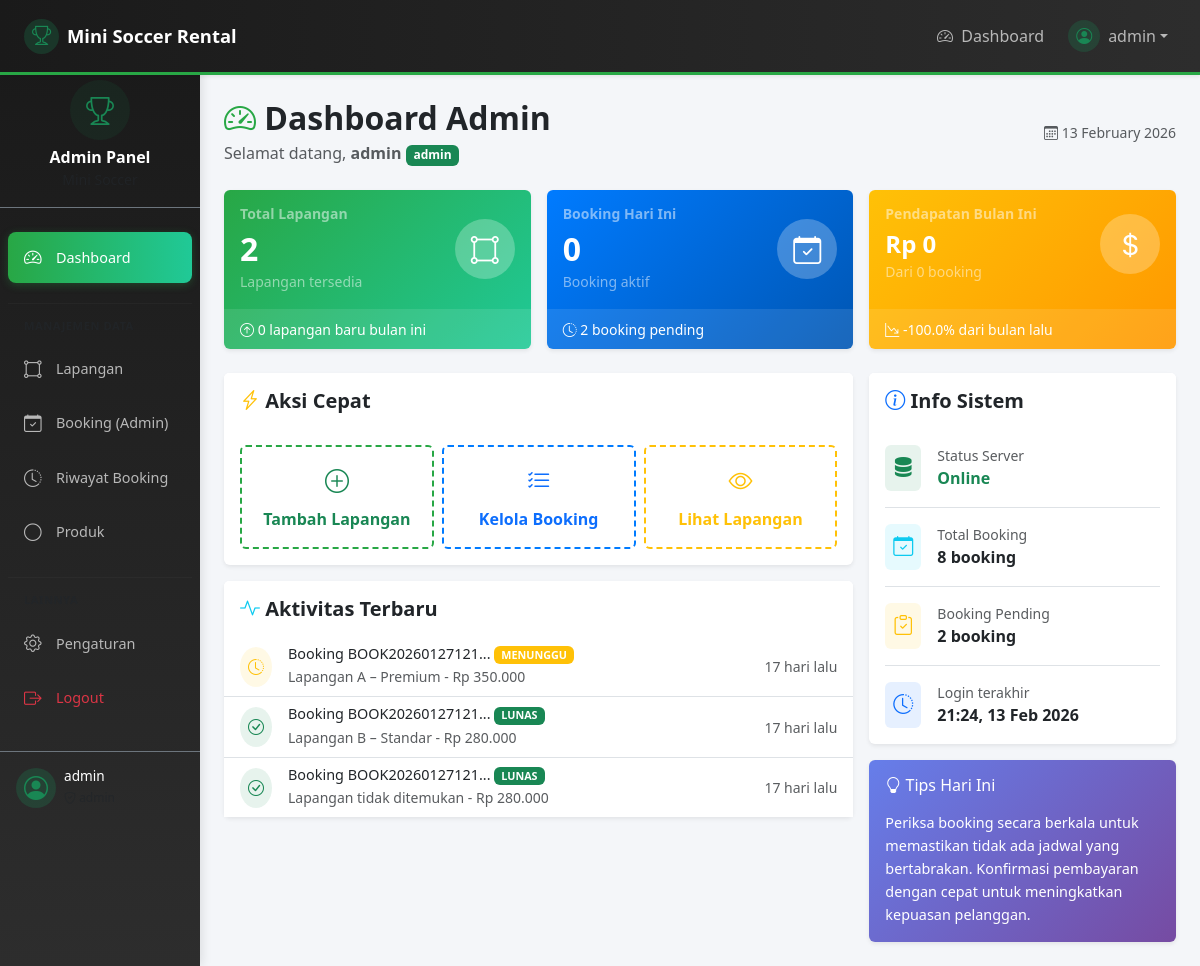
/admin/index.php (signed in), run on the app's committed database.
### tables this page shows
CREATE TABLE `booking` (
  `id` int(11) NOT NULL,
  `nomor_booking` varchar(50) NOT NULL,
  `user_id` int(11) DEFAULT NULL,
  `nama_pemesan` varchar(100) DEFAULT NULL,
  `no_hp` varchar(20) DEFAULT NULL,
  `tanggal_booking` date NOT NULL,
  `tanggal_main` date NOT NULL,
  `jam_mulai` time NOT NULL,
  `jam_selesai` time NOT NULL,
  `total_harga` decimal(10,2) DEFAULT 0.00,
  `status_pembayaran` enum('MENUNGGU','LUNAS') DEFAULT 'MENUNGGU',
  `catatan` text DEFAULT NULL,
  `created_at` timestamp NOT NULL DEFAULT current_timestamp()
);

CREATE TABLE `lapangan` (
  `id` int(11) NOT NULL,
  `kode_lapangan` int(11) NOT NULL,
  `nama_lapangan` varchar(255) DEFAULT NULL,
  `harga_per_jam` decimal(10,2) DEFAULT 0.00,
  `deskripsi` text DEFAULT NULL,
  `foto` varchar(255) DEFAULT 'default.jpg',
  `status_lapangan` enum('Tersedia','Maintenance','Non-Aktif') DEFAULT 'Tersedia'
);

### views/default/admin_content.php (the view, shortened to what this page needs)
<?php
$query_lapangan = "SELECT COUNT(*) as total FROM lapangan WHERE status_lapangan = 'Tersedia'";
$result_lapangan = mysqli_query($connection, $query_lapangan);
$total_lapangan = mysqli_fetch_assoc($result_lapangan)['total'];
$lapangan_baru = 0;
$query_booking_hari_ini = "SELECT COUNT(*) as total FROM booking
                           WHERE DATE(tanggal_main) = CURDATE()";
$result_booking_hari_ini = mysqli_query($connection, $query_booking_hari_ini);
$booking_hari_ini = mysqli_fetch_assoc($result_booking_hari_ini)['total'];
$query_booking_pending = "SELECT COUNT(*) as total FROM booking
                          WHERE status_pembayaran = 'MENUNGGU'";
$result_booking_pending = mysqli_query($connection, $query_booking_pending);
$booking_pending = mysqli_fetch_assoc($result_booking_pending)['total'];
$query_pendapatan = "SELECT SUM(total_harga) as total FROM booking
                     WHERE MONTH(tanggal_booking) = MONTH(CURRENT_DATE())
                     AND YEAR(tanggal_booking) = YEAR(CURRENT_DATE())
                     AND status_pembayaran = 'LUNAS'";
$result_pendapatan = mysqli_query($connection, $query_pendapatan);
$row_pendapatan = mysqli_fetch_assoc($result_pendapatan);
$pendapatan_bulan_ini = $row_pendapatan['total'] ?? 0;
$query_total_booking_bulan = "SELECT COUNT(*) as total FROM booking
                               WHERE MONTH(tanggal_booking) = MONTH(CURRENT_DATE())
                               AND YEAR(tanggal_booking) = YEAR(CURRENT_DATE())";
$result_total_booking_bulan = mysqli_query($connection, $query_total_booking_bulan);
$total_booking_bulan = mysqli_fetch_assoc($result_total_booking_bulan)['total'];
$query_pendapatan_lalu = "SELECT SUM(total_harga) as total FROM booking
                          WHERE MONTH(tanggal_booking) = MONTH(CURRENT_DATE() - INTERVAL 1 MONTH)
                          AND YEAR(tanggal_booking) = YEAR(CURRENT_DATE() - INTERVAL 1 MONTH)
                          AND status_pembayaran = 'LUNAS'";
$result_pendapatan_lalu = mysqli_query($connection, $query_pendapatan_lalu);
$row_pendapatan_lalu = mysqli_fetch_assoc($result_pendapatan_lalu);
$pendapatan_bulan_lalu = $row_pendapatan_lalu['total'] ?? 0;
$persentase_kenaikan = 0;
if ($pendapatan_bulan_lalu > 0) {
    $persentase_kenaikan = (($pendapatan_bulan_ini - $pendapatan_bulan_lalu) / $pendapatan_bulan_lalu) * 100;
}
$query_total_booking = "SELECT COUNT(*) as total FROM booking";
$result_total_booking = mysqli_query($connection, $query_total_booking);
$total_booking = mysqli_fetch_assoc($result_total_booking)['total'];
$query_aktivitas = "SELECT b.*, l.nama_lapangan, b.created_at
                    FROM booking b
                    LEFT JOIN booking_detail bd ON b.id = bd.booking_id
                    LEFT JOIN lapangan l ON bd.lapangan_id = l.id
                    ORDER BY b.created_at DESC
                    LIMIT 3";
$result_aktivitas = mysqli_query($connection, $query_aktivitas);
function formatRupiah($angka) {
    return 'Rp ' . number_format($angka, 0, ',', '.');
}
function waktuRelatif($datetime) {
    $now = new DateTime();
    $ago = new DateTime($datetime);
    $diff = $now->diff($ago);
    if ($diff->d > 0) {
        return $diff->d . ' hari lalu';
    } elseif ($diff->h > 0) {
        return $diff->h . ' jam lalu';
    } elseif ($diff->i > 0) {
        return $diff->i . ' menit lalu';
    } else {
        return 'Baru saja';
    }
}
?>
<div class="dashboard-header mb-4">
    <div class="d-flex justify-content-between align-items-center">
        <div>
            <h2 class="mb-1" style="color: #212529; font-weight: 700;">
                <i class="bi bi-speedometer2" style="color: #28a745;"></i> Dashboard Admin
            </h2>
            <p class="text-muted mb-0">
                Selamat datang, <strong><?= $_SESSION['username'] ?></strong>
                <span class="badge bg-success"><?= $_SESSION['role'] ?></span>
            </p>
        </div>
        <div class="text-end">
            <small class="text-muted">
                <i class="bi bi-calendar3"></i> <?= date('d F Y') ?>
            </small>
        </div>
    </div>
</div>
<div class="row g-3 mb-4">
    <div class="col-xl-4 col-md-6 stat-card">
        <div class="card border-0 shadow-sm h-100" style="background: linear-gradient(135deg, #28a745 0%, #20c997 100%);">
            <div class="card-body text-white">
                <div class="d-flex justify-content-between align-items-center">
                    <div>
                        <h6 class="mb-2 text-white-50" style="font-size: 0.875rem; font-weight: 600;">Total Lapangan</h6>
                        <h2 class="mb-0 fw-bold"><?= $total_lapangan ?></h2>
                        <small class="text-white-50">Lapangan tersedia</small>
                    </div>
                    <div class="bg-white bg-opacity-25 rounded-circle p-3" style="width: 60px; height: 60px; display: flex; align-items: center; justify-content: center;">
                        <i class="bi bi-bounding-box-circles" style="font-size: 1.75rem;"></i>
                    </div>
                </div>
            </div>
            <div class="card-footer bg-white bg-opacity-10 border-0 text-white">
                <small>
                    <i class="bi bi-arrow-up-circle"></i>
                    <?= $lapangan_baru ?> lapangan baru bulan ini
                </small>
            </div>
        </div>
    </div>
    <div class="col-xl-4 col-md-6 stat-card">
        <div class="card border-0 shadow-sm h-100" style="background: linear-gradient(135deg, #007bff 0%, #0056b3 100%);">
            <div class="card-body text-white">
                <div class="d-flex justify-content-between align-items-center">
                    <div>
                        <h6 class="mb-2 text-white-50" style="font-size: 0.875rem; font-weight: 600;">Booking Hari Ini</h6>
                        <h2 class="mb-0 fw-bold"><?= $booking_hari_ini ?></h2>
                        <small class="text-white-50">Booking aktif</small>
                    </div>
                    <div class="bg-white bg-opacity-25 rounded-circle p-3" style="width: 60px; height: 60px; display: flex; align-items: center; justify-content: center;">
                        <i class="bi bi-calendar-check" style="font-size: 1.75rem;"></i>
                    </div>
                </div>
            </div>
            <div class="card-footer bg-white bg-opacity-10 border-0 text-white">
                <small>
                    <i class="bi bi-clock-history"></i>
                    <?= $booking_pending ?> booking pending
                </small>
            </div>
        </div>
    </div>
    <div class="col-xl-4 col-md-6 stat-card">
        <div class="card border-0 shadow-sm h-100" style="background: linear-gradient(135deg, #ffc107 0%, #ff9800 100%);">
            <div class="card-body text-white">
                <div class="d-flex justify-content-between align-items-center">
                    <div>
                        <h6 class="mb-2 text-white-50" style="font-size: 0.875rem; font-weight: 600;">Pendapatan Bulan Ini</h6>
                        <h2 class="mb-0 fw-bold" style="font-size: 1.5rem;">
                            <?= formatRupiah($pendapatan_bulan_ini) ?>
                        </h2>
                        <small class="text-white-50">Dari <?= $total_booking_bulan ?> booking</small>
                    </div>
                    <div class="bg-white bg-opacity-25 rounded-circle p-3" style="width: 60px; height: 60px; display: flex; align-items: center; justify-content: center;">
                        <i class="bi bi-currency-dollar" style="font-size: 1.75rem;"></i>
                    </div>
                </div>
            </div>
            <div class="card-footer bg-white bg-opacity-10 border-0 text-white">
                <small>
                    <?php if ($pendapatan_bulan_lalu == 0): ?>
                        <i class="bi bi-info-circle"></i> Belum ada data bulan lalu
                    <?php elseif ($persentase_kenaikan >= 0): ?>
                        <i class="bi bi-graph-up-arrow"></i>
                        +<?= number_format($persentase_kenaikan, 1) ?>% dari bulan lalu
                    <?php else: ?>
                        <i class="bi bi-graph-down-arrow"></i>
                        <?= number_format($persentase_kenaikan, 1) ?>% dari bulan lalu
                    <?php endif; ?>
                </small>
            </div>
        </div>
    </div>
</div>
<div class="row g-3">
    <div class="col-lg-8">
        <div class="card border-0 shadow-sm">
            <div class="card-header bg-white border-0 py-3">
                <h5 class="mb-0" style="color: #212529; font-weight: 600;">
                    <i class="bi bi-lightning-charge text-warning"></i> Aksi Cepat
                </h5>
            </div>
            <div class="card-body">
                <div class="row g-2">
                    <div class="col-md-4">
                        <a href="../lapangan/add.php" class="btn btn-outline-success w-100 py-3" style="border: 2px dashed #28a745;">
                            <i class="bi bi-plus-circle fs-4 d-block mb-2"></i>
                            <strong>Tambah Lapangan</strong>
                        </a>
                    </div>
                    <div class="col-md-4">
                        <a href="../booking/index.php" class="btn btn-outline-primary w-100 py-3" style="border: 2px dashed #007bff;">
                            <i class="bi bi-list-check fs-4 d-block mb-2"></i>
                            <strong>Kelola Booking</strong>
                        </a>
                    </div>
                    <div class="col-md-4">
                        <a href="../lapangan/index.php" class="btn btn-outline-warning w-100 py-3" style="border: 2px dashed #ffc107;">
                            <i class="bi bi-eye fs-4 d-block mb-2"></i>
                            <strong>Lihat Lapangan</strong>
                        </a>
                    </div>
                </div>
            </div>
        </div>
        <div class="card border-0 shadow-sm mt-3">
            <div class="card-header bg-white border-0 py-3">
                <h5 class="mb-0" style="color: #212529; font-weight: 600;">
                    <i class="bi bi-activity text-info"></i> Aktivitas Terbaru
                </h5>
            </div>
            <div class="card-body p-0">
                <div class="list-group list-group-flush">
                    <?php if (mysqli_num_rows($result_aktivitas) > 0): ?>
                        <?php while ($aktivitas = mysqli_fetch_assoc($result_aktivitas)): ?>
                            <div class="list-group-item d-flex align-items-center">
                                <div class="bg-<?= $aktivitas['status_pembayaran'] == 'LUNAS' ? 'success' : 'warning' ?> bg-opacity-10 rounded-circle p-2 me-3">
                                    <i class="bi bi-<?= $aktivitas['status_pembayaran'] == 'LUNAS' ? 'check-circle' : 'clock-history' ?> text-<?= $aktivitas['status_pembayaran'] == 'LUNAS' ? 'success' : 'warning' ?>"></i>
                                </div>
                                <div class="flex-grow-1">
                                    <h6 class="mb-0" style="font-size: 0.9rem;">
                                        Booking <?= substr($aktivitas['nomor_booking'], 0, 15) ?>...
                                        <span class="badge bg-<?= $aktivitas['status_pembayaran'] == 'LUNAS' ? 'success' : 'warning' ?>"><?= $aktivitas['status_pembayaran'] ?></span>
                                    </h6>
                                    <small class="text-muted">
                                        <?= $aktivitas['nama_lapangan'] ?? 'Lapangan tidak ditemukan' ?> -
                                        <?= formatRupiah($aktivitas['total_harga']) ?>
                                    </small>
                                </div>
                                <small class="text-muted"><?= waktuRelatif($aktivitas['created_at']) ?></small>
                            </div>
                        <?php endwhile; ?>
                    <?php endif; ?>
                </div>
            </div>
        </div>
    </div>
    <div class="col-lg-4">
        <div class="card border-0 shadow-sm">
            <div class="card-header bg-white border-0 py-3">
                <h5 class="mb-0" style="color: #212529; font-weight: 600;">
                    <i class="bi bi-info-circle text-primary"></i> Info Sistem
                </h5>
            </div>
            <div class="card-body">
                <div class="d-flex align-items-center mb-3 pb-3 border-bottom">
                    <div class="bg-success bg-opacity-10 rounded p-2 me-3">
                        <i class="bi bi-server text-success fs-5"></i>
                    </div>
                    <div>
                        <small class="text-muted d-block">Status Server</small>
                        <strong class="text-success">Online</strong>
                    </div>
                </div>
                <div class="d-flex align-items-center mb-3 pb-3 border-bottom">
                    <div class="bg-info bg-opacity-10 rounded p-2 me-3">
                        <i class="bi bi-calendar-check text-info fs-5"></i>
                    </div>
                    <div>
                        <small class="text-muted d-block">Total Booking</small>
                        <strong><?= $total_booking ?> booking</strong>
                    </div>
                </div>
                <div class="d-flex align-items-center mb-3 pb-3 border-bottom">
                    <div class="bg-warning bg-opacity-10 rounded p-2 me-3">
                        <i class="bi bi-clipboard-check text-warning fs-5"></i>
                    </div>
                    <div>
                        <small class="text-muted d-block">Booking Pending</small>
                        <strong><?= $booking_pending ?> booking</strong>
                    </div>
                </div>
                <div class="d-flex align-items-center">
                    <div class="bg-primary bg-opacity-10 rounded p-2 me-3">
                        <i class="bi bi-clock-history text-primary fs-5"></i>
                    </div>
                    <div>
                        <small class="text-muted d-block">Login terakhir</small>
                        <strong><?= date('H:i, d M Y') ?></strong>
                    </div>
                </div>
            </div>
        </div>
        <div class="card border-0 shadow-sm mt-3" style="background: linear-gradient(135deg, #667eea 0%, #764ba2 100%);">
            <div class="card-body text-white">
                <h6 class="text-white mb-3">
                    <i class="bi bi-lightbulb"></i> Tips Hari Ini
                </h6>
                <p class="mb-0" style="font-size: 0.9rem; line-height: 1.6;">
                    Periksa booking secara berkala untuk memastikan tidak ada jadwal yang bertabrakan.
                    Konfirmasi pembayaran dengan cepat untuk meningkatkan kepuasan pelanggan.
                </p>
            </div>
        </div>
    </div>
</div>

### views/default/admin_content.php (style rules this page uses)
.card { transition: transform 0.2s ease, box-shadow 0.2s ease; }
.btn { transition: all 0.3s ease; }
.list-group-item { border-left: none; border-right: none; transition: background-color 0.2s ease; }
.list-group-item:first-child { border-top: none; }
.list-group-item:last-child { border-bottom: none; }

### admin/index.php (style rules this page uses)
body { background-color: #f4f6f9; font-family: 'Segoe UI', Tahoma, Geneva, Verdana, sans-serif; }
.stat-card { animation: fadeInUp 0.5s ease-out; }
.stat-card:nth-child(1) { animation-delay: 0.1s; }
.stat-card:nth-child(2) { animation-delay: 0.2s; }
.stat-card:nth-child(3) { animation-delay: 0.3s; }

### data on the page
booking: nomor_booking "BOOK20260127121", status_pembayaran "MENUNGGU", lapangan.nama_lapangan "Lapangan A – Premium", total_harga "Rp 350.000", created_at "17 hari lalu"
booking: nomor_booking "BOOK20260127121", status_pembayaran "LUNAS", lapangan.nama_lapangan "Lapangan B – Standar", total_harga "Rp 280.000", created_at "17 hari lalu", nama_lapangan "Lapangan tidak ditemukan"

### other printed values
$_SESSION['username'] "admin"
$config['label'] "Lapangan"
$config['label'] "Booking (Admin)"
$config['label'] "Produk"
$_SESSION['role'] "admin"
$total_lapangan "2"
$lapangan_baru "0"
$booking_hari_ini "0"
$booking_pending "2"
formatRupiah($pendapatan_bulan_ini) "Rp 0"
$total_booking_bulan "0"
$persentase_kenaikan "-100.0"
$total_booking "8"
